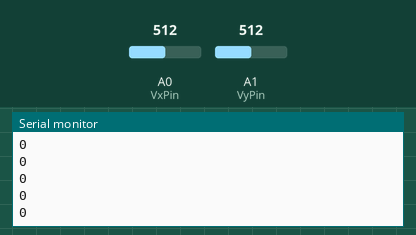
Recording of a sketch running on a simulated Arduino Uno, built with avr-gcc and run on an emulated ATmega328P. Parts: the last lines printed to the serial monitor. Inputs (shaded band) come from the test bench; at power-on: A0 (VxPin) = 512, A1 (VyPin) = 512.

Above: at 1.2 s.
1.3 s: A0 (VxPin) set to 350
At 2.3 s:
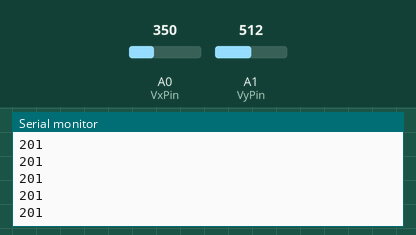
4.3 s: A1 (VyPin) set to 350
At 5.0 s:
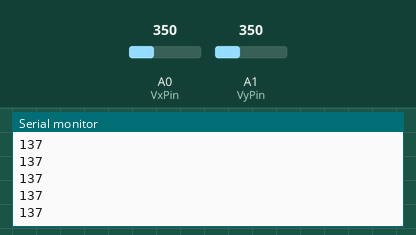
5.8 s: A1 (VyPin) set to 306
At 6.4 s:
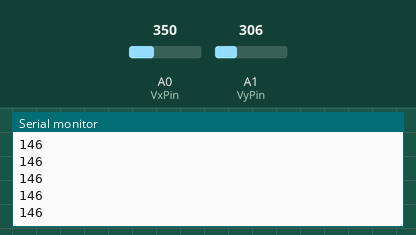
7.3 s: A0 (VxPin) set to 215
At 8.4 s:
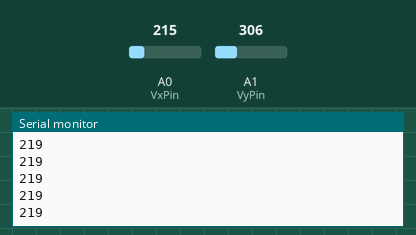
Timing chart, 0 to 9.8 s (numbered marks = the images above; inputs shaded):
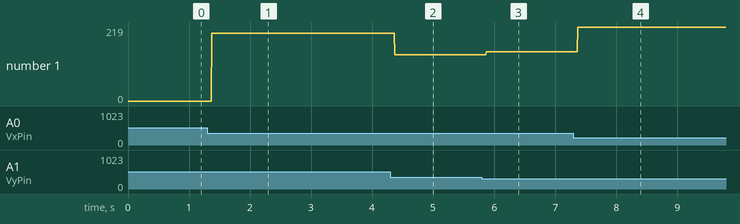

The sketch:

VarRes.ino
```cpp
#include <SoftwareSerial.h>
#include <math.h>
SoftwareSerial BTserial(10, 11);

int state = 0;
const int mode=1; // (Preset mode=1 --> Pin towards backward)
const int VxPin = 14;  // Vx<-->A0
const int VyPin = 15;  // Vy<-->A2
double Vx = 0;
double Vy = 0;
double deltax=0;
double deltay=0;
double temp=0;
double r=0;
double theta;
int count = 0;
int pwm_parameter=0;
String str1;

void setup()
{
  Serial.begin(9600);
  BTserial.begin(9600);
  pinMode(VxPin, INPUT);
  pinMode(VyPin, INPUT);
}

void loop()
{
  Vx = analogRead(VxPin);
  Vy = analogRead(VyPin);
  deltax=-(Vx-506);
  deltay=-(Vy-527);
  temp=square(deltax)+square(deltay);
  r=sqrt(temp);
  if ((deltay<0) and (deltax>=0))
  {
    theta=180-(atan(deltax/deltay)*(-1)*57.29577955);
  }
  if ((deltay<0) and (deltax<0))
  {
    theta=180+(atan(deltax/deltay)*57.29577955);
  }
  if ((deltay>=0) and (deltax<0))
  {
    theta=360-(atan(deltax/deltay)*(-1)*57.29577955);
  }
  if ((deltay>=0) and (deltax>=0))
  {
    theta=atan(deltax/deltay)*57.29577955;
  }
  BTserial.write(gen(r,theta));
  Serial.print(gen(r,theta));
  Serial.println(' ');
}

byte gen(double r,double theta)
{
  byte sum=0;
  if (((theta<45) and (theta>=0)) or ((theta>=315) and (theta<360)))
  {
    pwm_parameter=r*cos(theta/57.29577955)-100;
    pwm_parameter=trunc(pwm_parameter/54);
    str1=String(128+pwm_parameter*8+pwm_parameter,BIN);
  }
  if ((theta<135) and (theta>=45))
  {
    pwm_parameter=abs(r*sin(theta/57.29577955))-100;
    pwm_parameter=trunc(pwm_parameter/51);
    str1=String(192+pwm_parameter*8+pwm_parameter,BIN);
  }
  if ((theta<225) and (theta>=135))
  {
    pwm_parameter=abs(r*cos(theta/57.29577955))-100;
    pwm_parameter=trunc(pwm_parameter/50);
    str1=String(64+pwm_parameter*8+pwm_parameter,BIN);
  }
  if ((theta<315) and (theta>=225))
  {
    pwm_parameter=abs(r*sin(theta/57.29577955))-100;
    pwm_parameter=trunc(pwm_parameter/52.5);
    str1=String(pwm_parameter*8+pwm_parameter,BIN);
  }
  for (int i=0;i<str1.length();i++)
  {
    if (str1[i]=='1')
    {
      sum=sum+(byte)(power(2,(str1.length()-i-1)));
    }
  }
  if (pwm_parameter>=0){return sum;} else {return 0;};

}

int power(int a,int b)
{
  if (b==0) {return 1;}
  else {return a*power(a,b-1);};
}
```

Measured:
- after the input at 1.3 s, the serial monitor: prints a new line after 0.07 s (image 1)
- after the input at 4.3 s, the serial monitor: prints a new line after 0.07 s (image 2)
- after the input at 5.8 s, the serial monitor: prints a new line after 0.07 s (image 3)
- after the input at 7.3 s, the serial monitor: prints a new line after 0.07 s (image 4)
- plotted number 1: 0 → 201 after the input at 1.3 s, 201 → 137 after the input at 4.3 s, 137 → 146 after the input at 5.8 s, 146 → 219 after the input at 7.3 s
